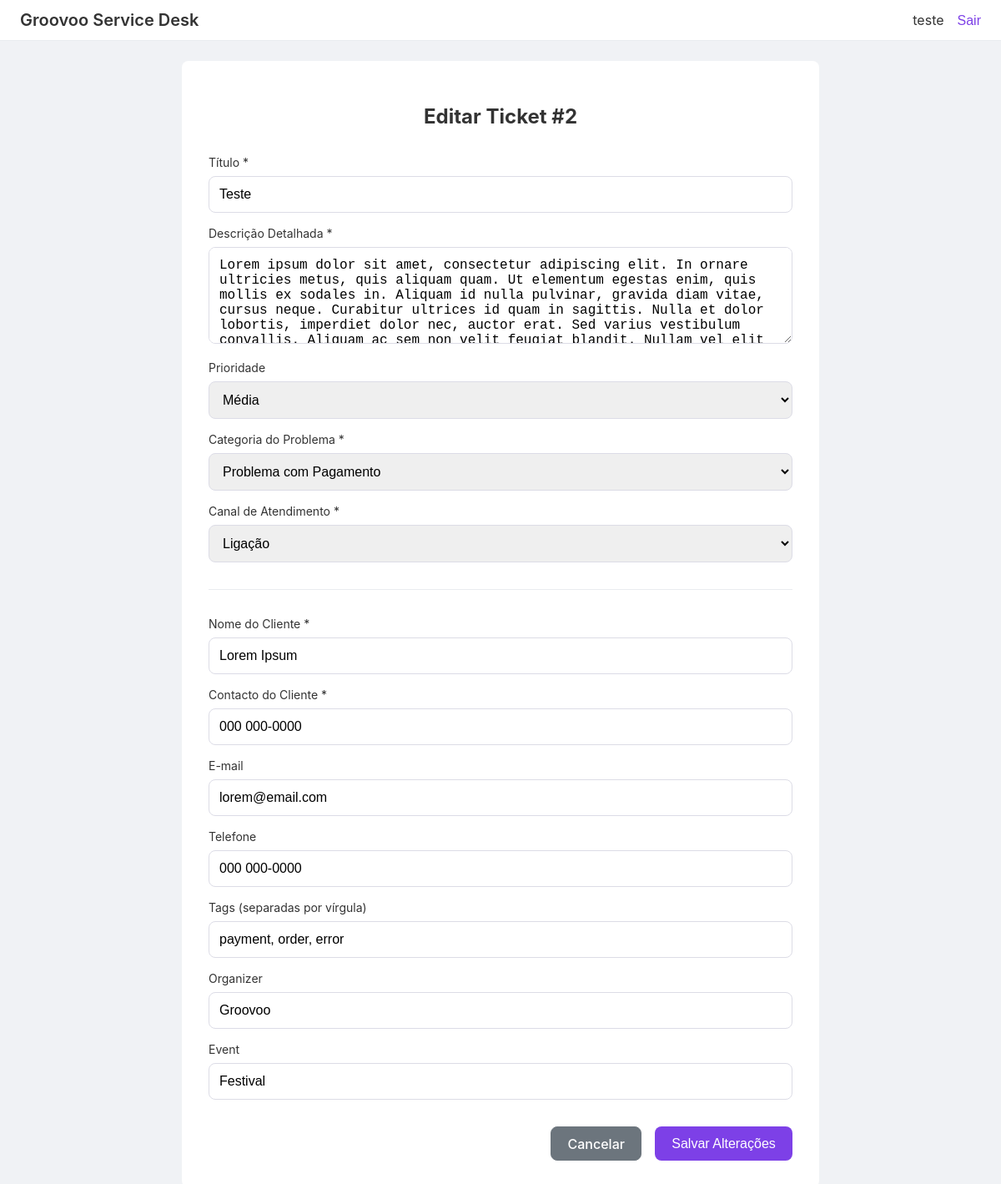
Before: /tickets/2/edit (signed in) with the older database file.
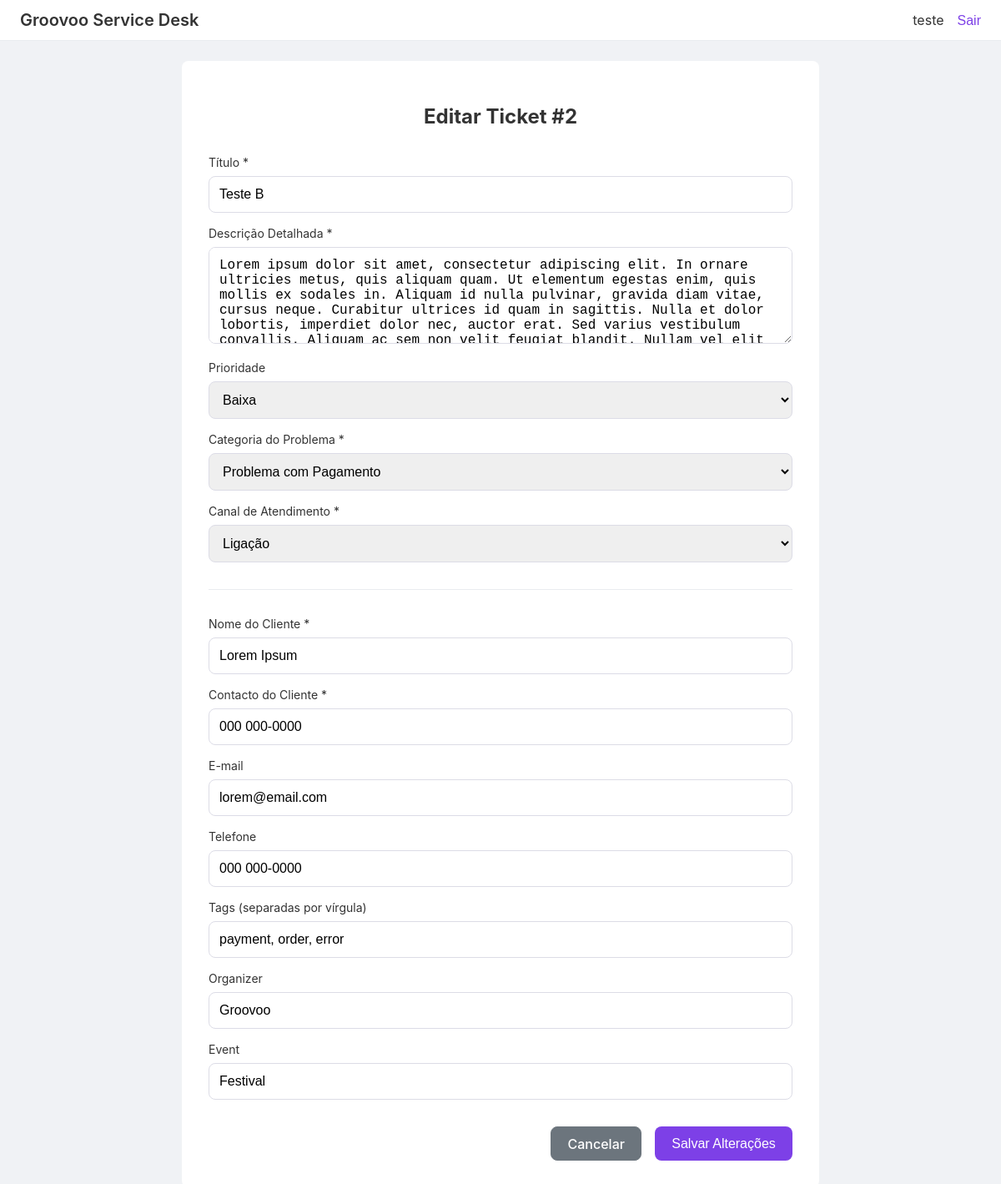
After: the same page with the newer database file.
### app.py (models this page shows, shortened)
class Ticket(db.Model):
    id = db.Column(db.Integer, primary_key=True)
    title = db.Column(db.String(200), nullable=False, default='Ticket sem título')
    priority = db.Column(db.String(20), nullable=False, default='Low')
    tags = db.Column(db.String(200), nullable=True)
    organizer = db.Column(db.String(120), nullable=True)
    event = db.Column(db.String(120), nullable=True)
    email = db.Column(db.String(120), nullable=True)
    telefone = db.Column(db.String(50), nullable=True)
    client_name = db.Column(db.String(120), nullable=False)
    client_contact = db.Column(db.String(120), nullable=False)
    description = db.Column(db.Text, nullable=False)
    channel = db.Column(db.String(50), nullable=False)
    category = db.Column(db.String(50), nullable=False)
    status = db.Column(db.String(20), nullable=False, default='Aberto')
    created_at = db.Column(db.DateTime, default=datetime.utcnow)
    assignee_id = db.Column(db.Integer, db.ForeignKey('user.id'), nullable=False)
    attachments = db.relationship('Attachment', backref='ticket', lazy=True)
    comments = db.relationship('Comment', backref='ticket', lazy=True)

### app.py (the view, shortened to what this page needs)
@app.route('/tickets/<int:ticket_id>/edit', methods=['GET', 'POST'])
@login_required
def edit_ticket(ticket_id: int):
    ticket = Ticket.query.get_or_404(ticket_id)
    if ticket.assignee_id != current_user.id:
        abort(403) # Apenas o dono do ticket pode editar
    return render_template('edit_ticket.html', ticket=ticket)

### app.py (called while the page is built)
@login_manager.user_loader
def load_user(user_id: str):
    return User.query.get(int(user_id))

### templates/edit_ticket.html (shortened to what this page needs)
{% extends 'base.html' %}
{% block content %}
<div class="ticket-detail-card" style="max-width: 700px; margin: 0 auto;">
  <h2 style="text-align: center; margin-bottom: 2rem;">Editar Ticket #{{ ticket.id }}</h2>
  <form method="post" novalidate>
    <div class="form-group">
      <label for="title">Título *</label>
      <input type="text" id="title" name="title" required value="{{ ticket.title }}">
    </div>
    <div class="form-group">
      <label for="description">Descrição Detalhada *</label>
      <textarea id="description" name="description" required rows="5">{{ ticket.description }}</textarea>
    </div>
    <div class="form-group">
      <label for="priority">Prioridade</label>
      <select id="priority" name="priority">
          <option value="Low" {% if ticket.priority == 'Low' %}selected{% endif %}>Baixa</option>
          <option value="Medium" {% if ticket.priority == 'Medium' %}selected{% endif %}>Média</option>
      </select>
    </div>
    <div class="form-group">
      <label for="category">Categoria do Problema *</label>
      <select id="category" name="category" required>
          <option value="Problema com Pagamento" {% if ticket.category == 'Problema com Pagamento' %}selected{% endif %}>Problema com Pagamento</option>
      </select>
    </div>
    <div class="form-group">
      <label for="channel">Canal de Atendimento *</label>
      <select id="channel" name="channel" required>
          <option value="Ligação" {% if ticket.channel == 'Ligação' %}selected{% endif %}>Ligação</option>
      </select>
    </div>
    <hr style="border: none; border-top: 1px solid var(--border-color); margin: 2rem 0;">
    <div class="form-group">
      <label for="client_name">Nome do Cliente *</label>
      <input type="text" id="client_name" name="client_name" required value="{{ ticket.client_name }}">
    </div>
    <div class="form-group">
      <label for="client_contact">Contacto do Cliente *</label>
      <input type="text" id="client_contact" name="client_contact" required value="{{ ticket.client_contact }}">
    </div>
    <div class="form-group">
      <label for="email">E-mail</label>
      <input type="email" id="email" name="email" value="{{ ticket.email or '' }}">
    </div>
    <div class="form-group">
      <label for="telefone">Telefone</label>
      <input type="tel" id="telefone" name="telefone" value="{{ ticket.telefone or '' }}">
    </div>
    <div class="form-group">
      <label for="tags">Tags (separadas por vírgula)</label>
      <input type="text" id="tags" name="tags" value="{{ ticket.tags or '' }}">
    </div>
    <div class="form-group">
      <label for="organizer">Organizer</label>
      <input type="text" id="organizer" name="organizer" value="{{ ticket.organizer or '' }}">
    </div>
    <div class="form-group">
      <label for="event">Event</label>
      <input type="text" id="event" name="event" value="{{ ticket.event or '' }}">
    </div>
    <div style="display: flex; gap: 1rem; justify-content: flex-end; margin-top: 2rem;">
        <a href="{{ url_for('ticket_detail', ticket_id=ticket.id) }}" class="btn btn-secondary">Cancelar</a>
        <button type="submit" class="btn btn-primary">Salvar Alterações</button>
    </div>
  </form>
</div>
{% endblock %}

Changed rows visible on the page:
changed Ticket "Problema com Pagamento": title "Teste" → "Teste B"; priority "Média" → "Baixa"
